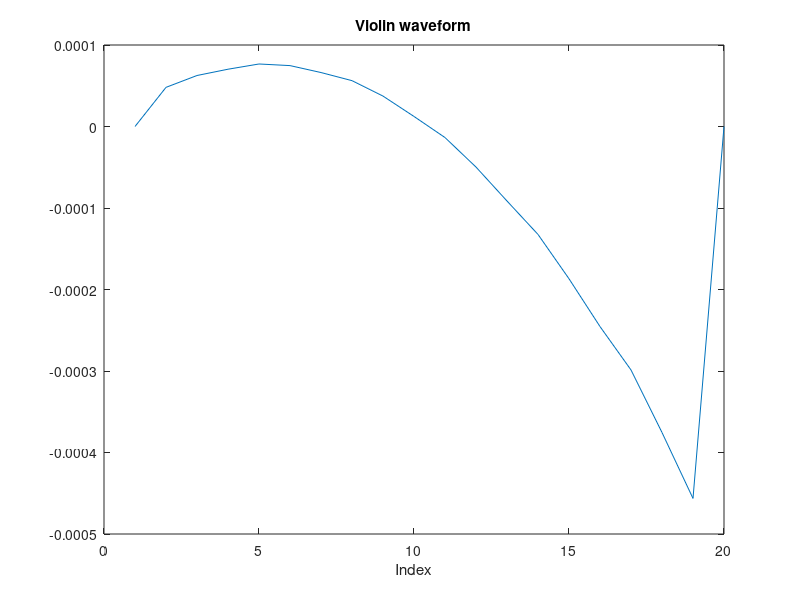

Source code (MATLAB): (Note: this script raises an error after producing the figure.)
%%
% Written by Kishore Rathinavel
% Music generation using L systems
%%


close all
clear all
clc



fundamental=1000;
sampleRate=20000;
duration=1/fundamental;
sampleLength=duration*sampleRate;
t=linspace(0,duration,sampleLength);
y=zeros(1,sampleLength);
for n=1:50
    f=n*fundamental;%Specifications from the Guitar's frequency specifications 

    A=1/n;%Specifications from the Guitar's frequency specifications 

    y=y+A*sin(2*pi*f*t);%The Timbre is produced as a sum of the harmonics

end

attackLength=20000;
for n=1:sampleLength
    if(n<attackLength)
        y(n)=y(n)*(n/attackLength);
    end
end
y=y/3;
sound(y,sampleRate);

%calculating how long is the waveform in terms of indices
plot(y);
title('Violin waveform');
xlabel('Index');

duration=0.5;
sampleLength=duration*sampleRate;
t=linspace(0,duration,sampleLength);
y=zeros(1,sampleLength);
for n=1:50
    f=n*fundamental;%Specifications from the Guitar's frequency specifications 

    A=1/n;%Specifications from the Guitar's frequency specifications 

    y=y+A*sin(2*pi*f*t);%The Timbre is produced as a sum of the harmonics

end

attackLength=20000;
for n=1:sampleLength
    if(n<attackLength)
        y(n)=y(n)*(n/attackLength);
    end
end
y=y/3;
sound(y,sampleRate);

%Frequency ratios of the Srutissa1=1
sa1=1;
re1=256/243;
re2=9/8;
ga1=32/27;
ga2=5/4;
ma1=4/3;
ma2=45/32;
pa=3/2;
da1=128/81;
da2=5/3;
ni1=16/9;
ni2=15/8;
sa2=2;
st=0;

raga=[sa1 re2 ga2 pa da2 sa2];
[no ragalength]=size(raga);


%Raga Bhimapalasi rules
rule(1).before = 'g';
rule(1).after = 'gmPnS';

rule(2).before = 'S';
rule(2).after = 'gmpnSnDP';
 
rule(3).before = 'N';
rule(3).after = 'Nsgm';

rule(4).before = 'P';
rule(4).after = 'PgmgRs';
nRules = length(rule);

axiom = '<N'; 

%number of repetitions
nReps = 3;

for i=1:nReps
    
    %one character/cell, with indexes the same as original axiom string
    axiomINcells = cellstr(axiom'); 
    
    for j=1:nRules
        %the indexes of each 'before' string
        hit = strfind(axiom, rule(j).before);
        if (length(hit)>=1)
            for k=hit
                axiomINcells{k} = rule(j).after;
            end
        end
    end
    %now convert individual cells back to a string
    axiom=[];
    for j=1:length(axiomINcells)
        axiom = [axiom, axiomINcells{j}];
    end
    
end

% axiom
% Now draw the string as turtle graphics
%Upper case (e.g. F or G) causes a line to be drawn in the current direction of the turtle
%Lower case causes a move with no draw
%angle +operator means turn left; -operator means turn right

%Init the turtle

%init the turtle stack
currentpointer=1;
f0=440;
timelength=1;

saveiteration=length(axiom);
scalechange=1;
song=[];


for i=1:length(axiom)
    cmdT = axiom(i);
    if i==saveiteration+2
        scalechange=1;
    end
    flag=1;
    switch cmdT
        case ','
            pause(0.5);
        case 's'
            modifier=sa1;
            modifier=modifier*scalechange;
        case 'S'
            modifier=sa2;
            modifier=modifier*scalechange;
        case 'r'
            modifier=re1;
            modifier=modifier*scalechange;
        case 'R'
            modifier=re2;
            modifier=modifier*scalechange;
        case 'g'
            modifier=ga1;
            modifier=modifier*scalechange;
        case 'G'
            modifier=ga2;
            modifier=modifier*scalechange;
        case 'm'
            modifier=ma1;
            modifier=modifier*scalechange;
        case 'M'
            modifier=ma2;
            modifier=modifier*scalechange;
        case 'P'
            modifier=pa;
            modifier=modifier*scalechange;
        case 'd'
            modifier=da1;
            modifier=modifier*scalechange;
        case 'D'
            modifier=da2;
            modifier=modifier*scalechange;
        case 'n'
            modifier=ni1;
            modifier=modifier*scalechange;
        case 'N'
            modifier=ni2;
            modifier=modifier*scalechange;
        case '<'
            scalechange=0.5;
            saveiteration=i;
            flag=0;
        case '>'
            scalechange=2;
            saveiteration=i;
            flag=0;
        otherwise
            continue;
    end
    if flag==1
        y=zeros(1,sampleLength);
    for n=1:50
        f=n*fundamental;%Specifications from the Guitar's frequency specifications 

        A=1/n;%Specifications from the Guitar's frequency specifications 

        y=y+A*sin(2*pi*f*modifier*t);%The Timbre is produced as a sum of the harmonics

    end
    attackLength=20000;
    for n=1:sampleLength
        if(n<attackLength)
            y(n)=y(n)*(n/attackLength);
        end
    end
    y=y/3;
    song=[song y];
    end
    
    
end

% song=song/max(abs(song));
wavwrite(song,sampleRate,'bhimpalasiViolin.wav');











